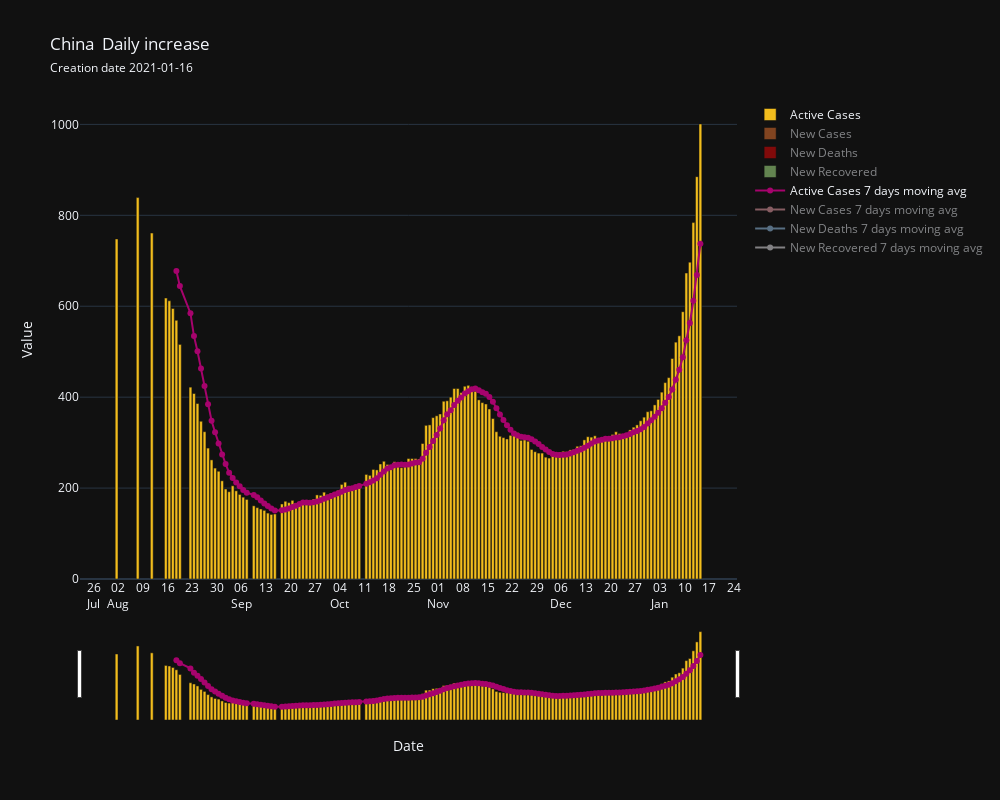

Notebook source saved alongside this figure:
### Markdown cell above
#### Daily increases in deaths, recoveries, active cases,new cases.

### Code cell
country.daily_increase3(save = True)

### Figure 1 — Plotly figure (JSON) as saved in the notebook; plotly's stock layout.template omitted (floating-point values rounded to 4 significant figures; data arrays with more than 128 entries replaced by an {"elided": "..."} marker saying what was removed)
{"data": [{"marker": {"color": "#F2BD1D"}, "name": "Active Cases", "type": "bar", "x": {"elided": "151 str values"}, "y": {"elided": "151 int values"}}, {"marker": {"color": "#F27830"}, "name": "New Cases", "type": "bar", "visible": "legendonly", "x": {"elided": "151 str values"}, "y": {"elided": "151 float values"}}, {"marker": {"color": "#F20505"}, "name": "New Deaths", "type": "bar", "visible": "legendonly", "x": {"elided": "151 str values"}, "y": {"elided": "151 float values"}}, {"marker": {"color": "#B5F88F"}, "name": "New Recovered", "type": "bar", "visible": "legendonly", "x": {"elided": "151 str values"}, "y": {"elided": "151 float values"}}, {"line": {"color": "#A6036D"}, "mode": "lines+markers", "name": "Active Cases 7 days moving avg", "type": "scatter", "x": {"elided": "151 str values"}, "y": {"elided": "151 float values"}}, {"line": {"color": "#FBA9B4"}, "mode": "lines+markers", "name": "New Cases 7 days moving avg", "type": "scatter", "visible": "legendonly", "x": {"elided": "151 str values"}, "y": {"elided": "151 float values"}}, {"line": {"color": "#9FCEF6"}, "mode": "lines+markers", "name": "New Deaths 7 days moving avg", "type": "scatter", "visible": "legendonly", "x": {"elided": "151 str values"}, "y": {"elided": "151 float values"}}, {"line": {"color": "#F4F2F7"}, "mode": "lines+markers", "name": "New Recovered 7 days moving avg", "type": "scatter", "visible": "legendonly", "x": {"elided": "151 str values"}, "y": {"elided": "151 float values"}}], "layout": {"autosize": false, "barmode": "overlay", "height": 800, "title": {"text": "China  Daily increase <br><span style='font-size:12px;'>Creation date 2021-01-16</span>"}, "width": 1000, "xaxis": {"dtick": 604800000.0, "rangeslider": {"visible": true}, "tick0": "2020-08-02T00:00:00", "tickangle": 0, "tickformat": "%d\n%b", "ticklabelmode": "period", "title": {"text": "Date"}, "type": "date"}, "yaxis": {"title": {"text": "Value"}}}}
